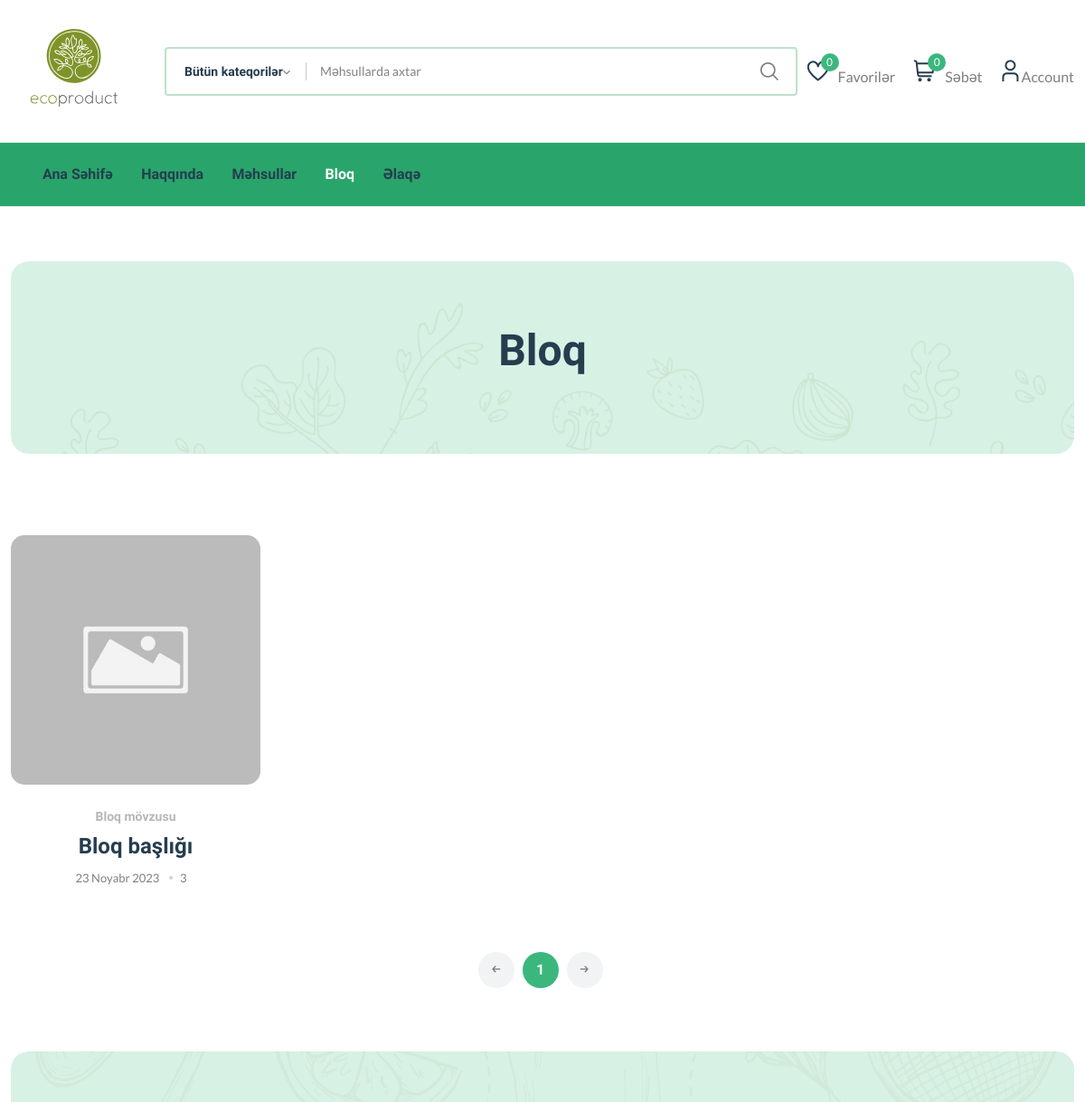
Page /blog (upper part) on the earlier database version.
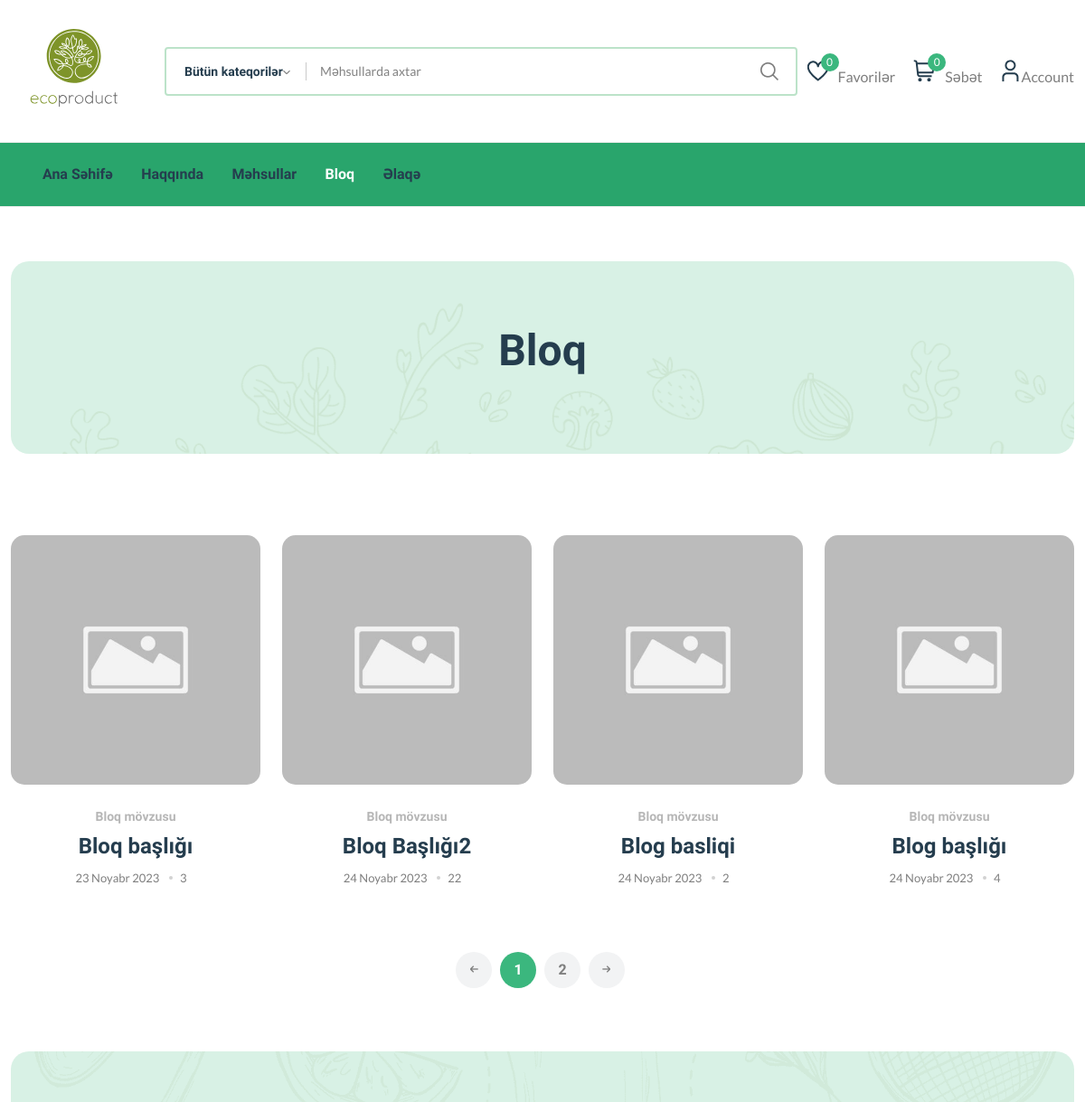
Same page on the later database version.
### ecoapp/models.py (models this page shows, shortened)
class BaseMixin(models.Model):
    slug = models.SlugField(unique=True,editable=False,blank=True,null=True)
    created_at = models.DateField(auto_now_add=True,blank=True,null=True,)
    seo_title = models.CharField(max_length=1200,null=True,blank=True,verbose_name='title for seo')
    seo_keyword = models.CharField(max_length=1200,null=True,blank=True,verbose_name='keyword for seo')
    seo_description = models.CharField(max_length=1200,null=True,blank=True,verbose_name='description for seo')
    class Meta:
        abstract = True

class Blog(BaseMixin):
    title = models.CharField(max_length=1200)
    description = models.TextField()
    views = models.SmallIntegerField(default=0)
    subject = models.ForeignKey(Subject,on_delete=models.CASCADE,null=True,blank=True)
    image = models.ImageField(null=True,blank=True)

class Subject(models.Model):
    name = models.CharField(max_length=340)

### ecoapp/views.py (the view)
# urls.py: path('blog',blog,name='blog'),
def blog(request):
    blogs = Blog.objects.all()
    paginator = Paginator(blogs, 4)
    page = request.GET.get("page", 1)
    blog_list = paginator.get_page(page)
    page_count = paginator.num_pages
    page_count = [x+1 for x in range(page_count)]
    context = {
        'blogs':blog_list,
        'count':page_count
    }
    return render(request,'Blog.html',context)

### templates/Blog.html (shortened to what this page needs)
<!DOCTYPE html>
{% load static %}
<html class="no-js" lang="en"><head>
    <link rel="stylesheet" href="{% static 'css/main.css' %}">
    <link rel="stylesheet" href="{% static 'css/style.css' %}">
    <link rel="stylesheet" href="{% static 'style.css' %}">
</head>
<body>
    <header class="header-area header-style-1 header-height-2">
        <div class="header-middle header-middle-ptb-1 d-none d-lg-block">
            <div class="container">
                <div class="header-wrap">
                    <div class="logo logo-width-1">
                        <a href="#"><img src="{% static 'logo_black.svg' %}" alt="logo"></a>
                    </div>
                    <div class="header-right">
                        <div class="search-style-2">
                            <form action="#">
                                <input type="text" placeholder="Məhsullarda axtar">
                            </form>
                        </div>
                        <div class="header-action-right">
                            <div class="header-action-2" id="header-action-23">
                                <div class="header-action-icon-2">
                                    <a href="#">
                                        <img class="svgInject" alt="eco" src="{% static 'images/icon-heart.svg' %}">
                                        <span class="pro-count blue">0</span>
                                    </a>
                                    <a href="#"><span class="lable">Favorilər</span></a>
                                </div>
                                <div class="header-action-icon-2">
                                    <a class="mini-cart-icon" href="#">
                                        <img alt="eco" src="{% static 'images/icon-cart.svg' %}">
                                        <span class="pro-count blue">0</span>
                                    </a>
                                    <a href="#"><span class="lable">Səbət</span></a>
                                </div>
                                <div class="header-action-icon-2 mouse">
                                    <a href="#">
                                        <img class="svgInject" alt="eco" src="{% static 'images/icon-user.svg' %}">
                                    </a>
                                    <a href="#"><span class="lable ml-0">Account</span></a>
                                </div>
                            </div>
                        </div>
                    </div>
                </div>
            </div>
        </div>
        <div class="header-bottom header-bottom-bg-color sticky-bar header_bg_red">
            <div class="container">
                <div class="header-wrap header-space-between position-relative">
                    <div class="header-nav d-none d-lg-flex">
                        <div class="main-menu main-menu-padding-1 main-menu-lh-2 d-none d-lg-block font-heading">
                            <nav>
                                <ul>
                                    <li>
                                        <a  href="{% url 'home' %}">Ana Səhifə</a>
                                    </li>
                                    <li>
                                        <a href="{% url 'about' %}">Haqqında</a>
                                    </li>
                                    <li>
                                        <a href="{% url 'shop' %}">Məhsullar</a>
                                    </li>
                                    <li>
                                        <a class="active" href="{% url 'blog' %}">Bloq </a>
                                    </li>
                                    <li>
                                        <a href="{% url 'contact' %}">Əlaqə</a>
                                    </li>
                                </ul>
                            </nav>
                        </div>
                    </div>
                </div>
            </div>
        </div>
    </header>
    <main class="main">
        <div class="page-header mt-30 mb-50 pt-30 pb-30">
            <div class="container">
                <div class="archive-header">
                    <div class="row align-items-center">
                        <h1 style="justify-content: center;display: flex;" class="mb-15">Bloq</h1>
                    </div>
                </div>
            </div>
        </div>
        <div class="page-content mb-50 pt-30 pb-30">
            <div class="container">
                <div class="row">
                    <div class="col-lg-12">
                        <div class="shop-product-fillter mb-50">
                        </div>
                        <div class="loop-grid">
                            <div class="row">
                                {% for blog in blogs %}
                                <article class="col-xl-3 col-lg-4 col-md-6 text-center hover-up mb-30 animated">
                                    <div class="post-thumb">
                                        <a href="">
                                            <img class="border-radius-15" src="{{blog.image.url}}" alt="">
                                        </a>
                                    </div>
                                    <div class="entry-content-2">
                                        <h6 class="mb-10 font-sm"><a class="entry-meta text-muted"
                                                href="#">{{blog.subject.name}}</a></h6>
                                        <h4 class="post-title mb-15">
                                            <a href="#">{{blog.title}}</a>
                                        </h4>
                                        <div class="entry-meta font-xs color-grey mt-10 pb-10">
                                            <div>
                                                <span class="post-on mr-10">{{blog.created_at}}</span>
                                                <span class="hit-count has-dot mr-10">{{blog.views}}</span>
                                            </div>
                                        </div>
                                    </div>
                                </article>
                                {% endfor %}
                            </div>
                        </div>
                        <div class="pagination-area mt-15 mb-sm-5 mb-lg-0">
                            <nav aria-label="Page navigation example">
                                <ul class="pagination justify-content-center">
                                    <li class="page-item">
                                        <a class="page-link" {% if not blogs.has_previous %}
                                        disabled="true" style="cursor:not-allowed"
                                        {% endif %} "><i class="fi-rs-arrow-small-left"></i></a>
                                    </li>
                                    {% for c in count %}
                                    <li class="page-item {% if forloop.counter == blogs.number %} active {% endif %}"><a class="page-link" href="?page={{c}}">{{c}}</a></li>
                                    {% endfor %}
                                    <li class="page-item">
                                        <a class="page-link"{% if not blogs.has_next %}
                                        disabled="true" style="cursor:not-allowed"
                                        {% endif %} {% if blogs.has_next %}
                                        href="?page={{ blogs.next_page_number }}{% endif %}"><i class="fi-rs-arrow-small-right"></i></a>
                                    </li>
                                </ul>
                            </nav>
                        </div>
                    </div>
                </div>
            </div>
        </div>
    </main>
    <section class="newsletter pb-30 pt-30">
        <div class="container">
            <div class="row">
                <div class="col-lg-12">
                    <div class="position-relative newsletter-inner">
                    </div>
                </div>
            </div>
        </div>
    </section>
</body></html>

### static/css/style.css (style rules this page uses)
.header_bg_red { background-color: #29A56C !important; }

### static/style.css (style rules this page uses)
.logo.logo-width-1 { margin-left: 20px; margin-right: 50px; }
.logo.logo-width-1 a img { width: 100px; min-width: 100px; }

Differences in the rows shown:
added Blog: image (picture), subject.name "Bloq mövzusu", title "Bloq Başlığı2", created_at "24 Noyabr 2023", views "22"
added Blog: image (picture), subject.name "Bloq mövzusu", title "Blog basliqi", created_at "24 Noyabr 2023", views "2"
added Blog: image (picture), subject.name "Bloq mövzusu", title "Blog başlığı", created_at "24 Noyabr 2023", views "4"
Other differences:
new list line: "2"
